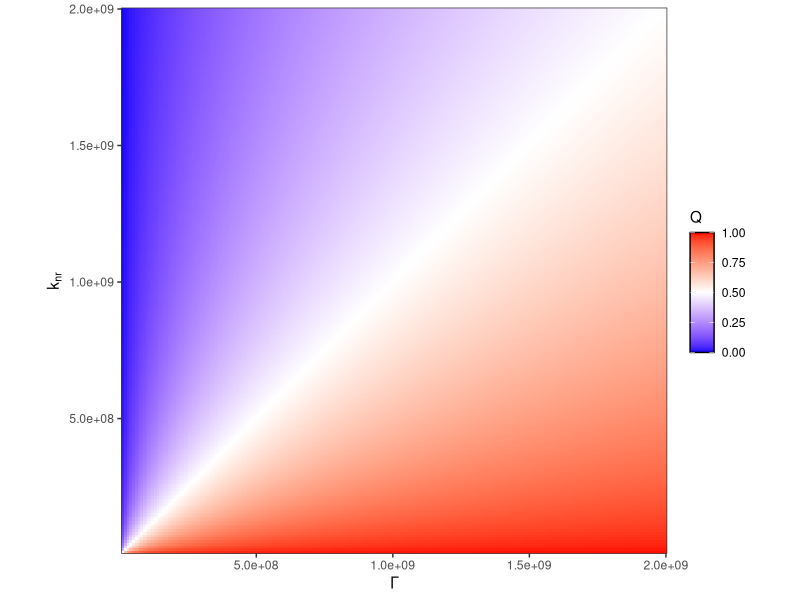
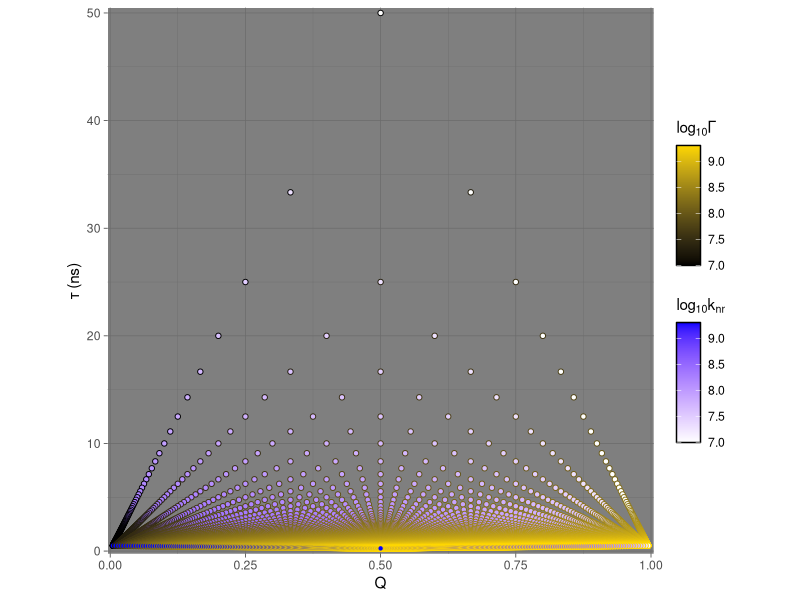
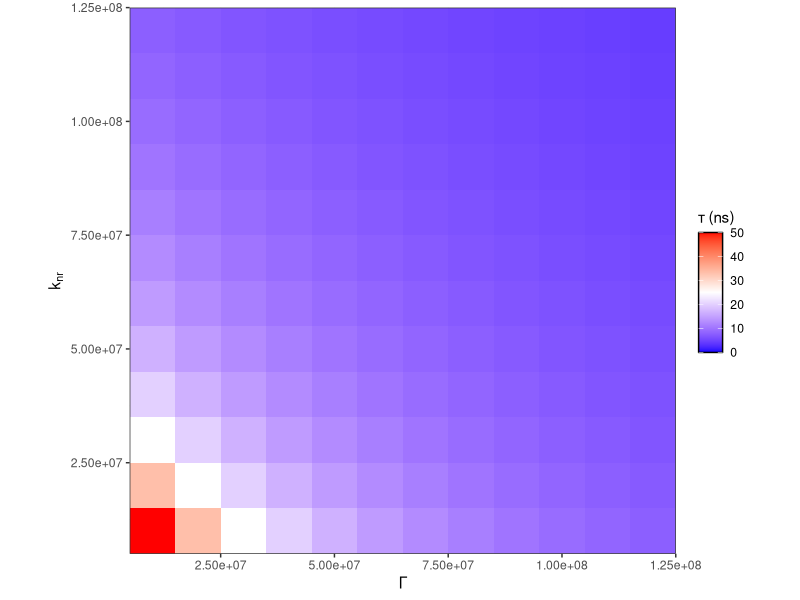

The R source for these figures, in order:
# This script is used to calculate quantum yield and fluorescence lifetimes of fluorophores
# Different fluorescence rate (gamma) and non-radiative rates (k_nr) are sampled
# The relationship between quantum yield and fluorescence lifetimes with varying gamma and k_nr is plotted

library(dplyr)
library(ggplot2)

decay_rates = seq(1e7, 2e9, 1e7)		# decay rates
all_gammas = c()						# fluorescence decay rates
all_knrs = c()							# non-radiative decay rates

# sample decay rates
for (gamma in decay_rates) {
	for (knr in decay_rates) {
		all_gammas = append(all_gammas, gamma)		# store fluorescence decay rate
		all_knrs = append(all_knrs, knr)			# store non-radiative decay rate
	}
}

# data frame to store fluorescence data
fluorescence_df = data.frame("gamma" = all_gammas,
							 "knr" = all_knrs)

# calculate quantum yield
fluorescence_df = fluorescence_df %>%
	mutate(Q = gamma/(gamma + knr))

# calculate fluorescence lifetime in ns
fluorescence_df = fluorescence_df %>%
	mutate(tau = (1/(gamma + knr))*1e9)

# log10 transform
fluorescence_df$gamma_log10 = log10(fluorescence_df$gamma)
fluorescence_df$knr_log10 = log10(fluorescence_df$knr)

# Quantum yield as a function of gamma and k_nr
q_plot = ggplot(fluorescence_df, aes(gamma, knr, fill = Q)) +
	geom_tile() +
	scale_fill_gradientn(colours = c("blue", "white", "red"),
						 limits = c(0, 1),
						 guide = guide_colorbar(frame.colour = "black")) +
	scale_x_continuous(expand = c(0,0)) +
	scale_y_continuous(expand = c(0,0)) +
	xlab(bquote("\u0393")) +
	ylab(bquote("k"[nr])) +
	theme_bw() +
	theme(aspect.ratio = 1)

# Fluorescence lifetime as a function of gamma and k_nr
tau_plot = ggplot(fluorescence_df, aes(gamma, knr, fill = tau)) +
	geom_tile() +
	scale_fill_gradientn(colours = c("blue", "white", "red"),
						 limits = c(0, 50),
						 guide = guide_colorbar(frame.colour = "black")) +
	scale_x_continuous(expand = c(0,0), limits = c(0.5e7, 1.25e8)) +
	scale_y_continuous(expand = c(0,0), limits = c(0.5e7, 1.25e8)) +
	xlab(bquote("\u0393")) +
	ylab(bquote("k"[nr])) +
	labs(fill = bquote("\u03c4 (ns)")) +
	theme_bw() +
	theme(aspect.ratio = 1)

# Distribution of quantum yield and fluorescence lifetime as a function of gamma and k_nr
q_tau_combined = ggplot(fluorescence_df, aes(Q, tau, color = gamma_log10, fill = knr_log10)) +
	geom_point(shape = 21) +
	scale_color_gradientn(colors = c("black", "gold"),
						  guide = guide_colorbar(frame.colour = "black")) +
	scale_fill_gradientn(colours = c("white", "blue"),
						 guide = guide_colorbar(frame.colour = "black")) +
	scale_x_continuous(expand = c(0.01,0)) +
	scale_y_continuous(expand = c(0.01,0)) +
	labs(color = bquote("log"[10]*"\u0393"),
		 fill = bquote("log"[10]*"k"[nr])) +
	ylab(bquote("\u03c4 (ns)")) +
	theme_dark() +
	theme(aspect.ratio = 1)

# Ankit Roy
# 5th July, 2022